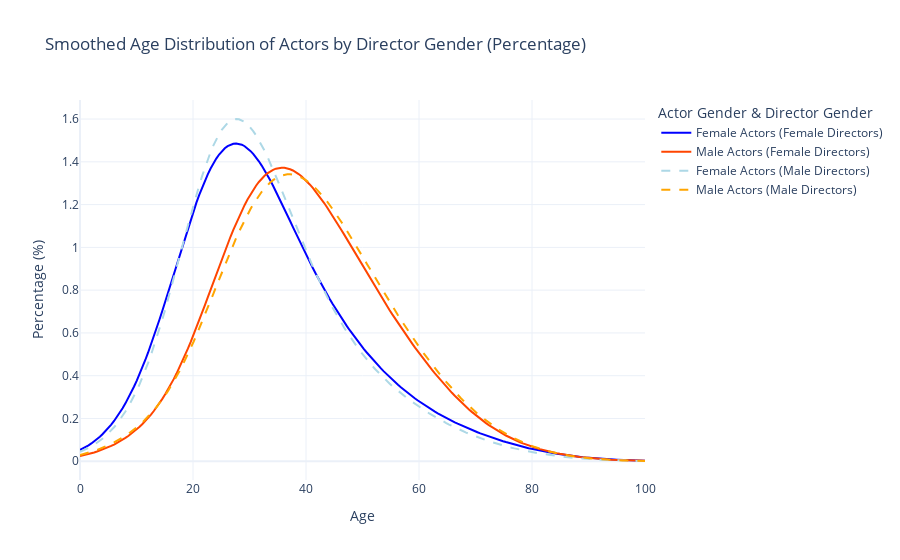

The cell this chart's notebook holds for it:
### Code cell
from scipy.stats import gaussian_kde
import plotly.graph_objects as go

# Define a function for KDE
def compute_kde(data, x_range, bandwidth=0.5):
    kde = gaussian_kde(data, bw_method=bandwidth)  # Apply smoothing
    return kde(x_range)

# Define age range for smoother plots
age_range = np.linspace(0, 100, 200)  # Finer range for smoother curves

# Compute KDE for each group (female actors in female-directed films, etc.)
female_directed_female_kde = compute_kde(female_directed_female, age_range)
female_directed_male_kde = compute_kde(female_directed_male, age_range)
male_directed_female_kde = compute_kde(male_directed_female, age_range)
male_directed_male_kde = compute_kde(male_directed_male, age_range)

# Normalize the KDE values so they sum to 1
female_directed_female_kde /= np.sum(female_directed_female_kde)
female_directed_male_kde /= np.sum(female_directed_male_kde)
male_directed_female_kde /= np.sum(male_directed_female_kde)
male_directed_male_kde /= np.sum(male_directed_male_kde)

# Scale the KDE to percentages (multiply by 100)
female_directed_female_percentage = female_directed_female_kde * 100
female_directed_male_percentage = female_directed_male_kde * 100
male_directed_female_percentage = male_directed_female_kde * 100
male_directed_male_percentage = male_directed_male_kde * 100

# Create smoothed percentage plots
fig = go.Figure()

# Female directors
fig.add_trace(go.Scatter(
    x=age_range,
    y=female_directed_female_percentage,
    mode='lines',
    name="Female Actors (Female Directors)",
    line=dict(color='blue')
))
fig.add_trace(go.Scatter(
    x=age_range,
    y=female_directed_male_percentage,
    mode='lines',
    name="Male Actors (Female Directors)",
    line=dict(color='orangered')
))

# Male directors
fig.add_trace(go.Scatter(
    x=age_range,
    y=male_directed_female_percentage,
    mode='lines',
    name="Female Actors (Male Directors)",
    line=dict(color='lightblue', dash='dash')
))
fig.add_trace(go.Scatter(
    x=age_range,
    y=male_directed_male_percentage,
    mode='lines',
    name="Male Actors (Male Directors)",
    line=dict(color='orange', dash='dash')
))

# Layout adjustments
fig.update_layout(
    title="Smoothed Age Distribution of Actors by Director Gender (Percentage)",
    xaxis_title="Age",
    yaxis_title="Percentage (%)",
    legend_title="Actor Gender & Director Gender",
    template="plotly_white"
)

# Show the plot
fig.show()

### Figure 1 — Plotly figure (JSON) as saved in the notebook; plotly's stock layout.template omitted (floating-point values rounded to 4 significant figures; data arrays with more than 128 entries replaced by an {"elided": "..."} marker saying what was removed)
{"data": [{"line": {"color": "blue"}, "mode": "lines", "name": "Female Actors (Female Directors)", "type": "scatter", "x": {"elided": "200 float values"}, "y": {"elided": "200 float values"}}, {"line": {"color": "orangered"}, "mode": "lines", "name": "Male Actors (Female Directors)", "type": "scatter", "x": {"elided": "200 float values"}, "y": {"elided": "200 float values"}}, {"line": {"color": "lightblue", "dash": "dash"}, "mode": "lines", "name": "Female Actors (Male Directors)", "type": "scatter", "x": {"elided": "200 float values"}, "y": {"elided": "200 float values"}}, {"line": {"color": "orange", "dash": "dash"}, "mode": "lines", "name": "Male Actors (Male Directors)", "type": "scatter", "x": {"elided": "200 float values"}, "y": {"elided": "200 float values"}}], "layout": {"legend": {"title": {"text": "Actor Gender & Director Gender"}}, "title": {"text": "Smoothed Age Distribution of Actors by Director Gender (Percentage)"}, "xaxis": {"title": {"text": "Age"}}, "yaxis": {"title": {"text": "Percentage (%)"}}}}
